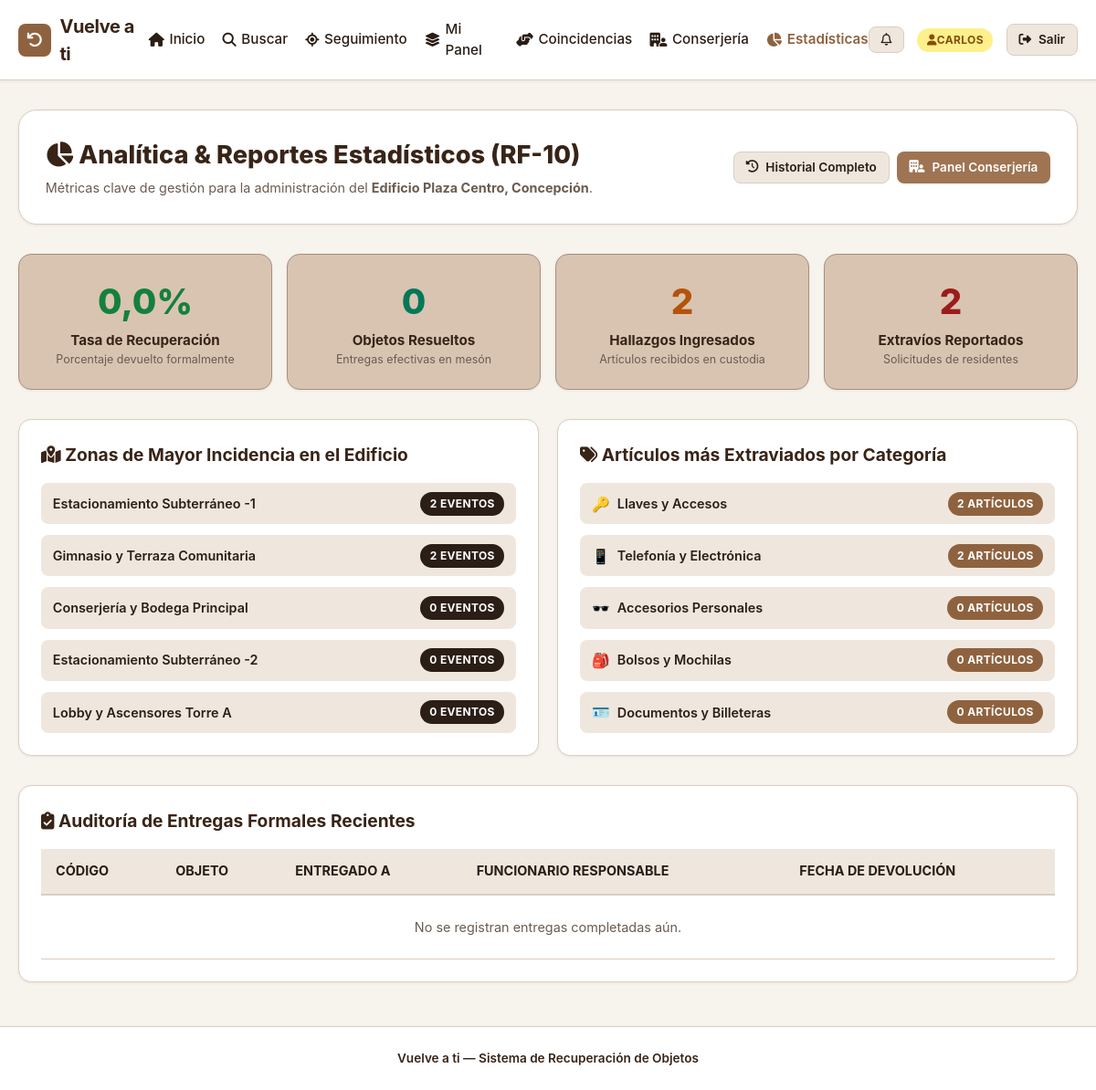
Page /metricas/ (signed in) on the committed database.
### recuperacion/models.py (models this page shows, shortened)
class Usuario(AbstractUser):
    ROL_CHOICES = [
        ('residente', 'Residente / Ciudadano'),
        ('conserje', 'Encargado de Recinto / Conserje'),
        ('admin', 'Administrador del Edificio'),
    ]
    rol = models.CharField(max_length=20, choices=ROL_CHOICES, default='residente')
    telefono = models.CharField(max_length=25, blank=True, null=True)
    departamento_torre = models.CharField(
        max_length=80,
        blank=True,
        null=True,
        help_text="Ejemplo: Torre A - Depto 502 / Oficina 301"
    )
    def es_conserje_o_admin(self):
        return self.rol in ['conserje', 'admin'] or self.is_superuser

class Recinto(models.Model):
    TIPO_CHOICES = [
        ('area_comun', 'Área Común / Tránsito'),
        ('punto_custodia', 'Punto de Custodia / Bodega / Conserjería'),
    ]
    nombre = models.CharField(max_length=120)
    tipo = models.CharField(max_length=20, choices=TIPO_CHOICES, default='area_comun')
    descripcion = models.TextField(blank=True)
    encargado = models.ForeignKey(
        Usuario,
        on_delete=models.SET_NULL,
        null=True,
        blank=True,
        related_name='recintos_a_cargo'
    )
    activo = models.BooleanField(default=True)
    class Meta:
        verbose_name = "Recinto o Ubicación"
        verbose_name_plural = "Recintos y Ubicaciones"
        ordering = ['nombre']

class CategoriaObjeto(models.Model):
    nombre = models.CharField(max_length=80, unique=True)
    icono = models.CharField(
        max_length=40,
        default='fa-box',
        help_text="Clase FontAwesome o emoji de representación (ej: 🔑, 📱, 🧥)"
    )
    descripcion = models.CharField(max_length=200, blank=True)
    class Meta:
        verbose_name = "Categoría de Objeto"
        verbose_name_plural = "Categorías de Objetos"
        ordering = ['nombre']

### recuperacion/views.py (the view)
# urls.py: path('metricas/', views.metricas_view, name='metricas'),
@login_required
def metricas_view(request):
    if not request.user.es_conserje_o_admin():
        messages.error(request, "Acceso exclusivo para administración.")
        return redirect('dashboard')
    total_perdidos = Objeto.objects.filter(tipo_registro='perdido').count()
    total_encontrados = Objeto.objects.filter(tipo_registro='encontrado').count()
    total_entregados = Objeto.objects.filter(estado='entregado').count()
    tasa_recuperacion = 0.0
    if total_encontrados > 0:
        tasa_recuperacion = round((total_entregados / total_encontrados) * 100, 1)
    categorias_top = CategoriaObjeto.objects.annotate(
        total_items=Count('objeto')
    ).order_by('-total_items')[:5]
    zonas_criticas = Recinto.objects.annotate(
        total_reportes=Count('objetos_registrados')
    ).order_by('-total_reportes')[:5]
    entregados_recientes = Objeto.objects.filter(
        estado='entregado'
    ).select_related('categoria', 'entregado_a', 'entregado_por').order_by('-fecha_entrega')[:10]
    return render(request, 'recuperacion/metricas.html', {
        'total_perdidos': total_perdidos,
        'total_encontrados': total_encontrados,
        'total_entregados': total_entregados,
        'tasa_recuperacion': tasa_recuperacion,
        'categorias_top': categorias_top,
        'zonas_criticas': zonas_criticas,
        'entregados_recientes': entregados_recientes,
    })

### templates/recuperacion/metricas.html (shortened to what this page needs)
{% extends 'base.html' %}
{% load static %}
{% block content %}
<div style="display: flex; flex-direction: column; gap: 2rem;">
  <div style="background-color: var(--color-surface); border: 1px solid var(--color-border); border-radius: var(--radius-lg); padding: 1.8rem; box-shadow: var(--shadow-sm); display: flex; justify-content: space-between; align-items: center; flex-wrap: wrap; gap: 1rem;">
    <div>
      <h1 style="font-size: 1.7rem; font-weight: 800; color: var(--color-primary-dark); margin-bottom: 0.25rem;">
        <i class="fa-solid fa-chart-pie"></i> Analítica & Reportes Estadísticos (RF-10)
      </h1>
      <p style="font-size: 0.9rem; color: var(--color-text-muted);">
        Métricas clave de gestión para la administración del <strong>Edificio Plaza Centro, Concepción</strong>.
      </p>
    </div>
    <div style="display: flex; gap: 0.5rem;">
      <a href="{% url 'historial_avanzado' %}" class="btn btn-secondary btn-sm">
        <i class="fa-solid fa-clock-rotate-left"></i> Historial Completo
      </a>
      <a href="{% url 'conserjeria_panel' %}" class="btn btn-primary btn-sm">
        <i class="fa-solid fa-building-user"></i> Panel Conserjería
      </a>
    </div>
  </div>
  <div class="grid-4">
    <div class="card card-beige" style="text-align: center; padding: 1.4rem;">
      <div style="font-size: 2.4rem; font-weight: 800; color: #15803D;">{{ tasa_recuperacion }}%</div>
      <div style="font-weight: 700; font-size: 0.95rem; margin-top: 0.2rem;">Tasa de Recuperación</div>
      <div style="font-size: 0.78rem; color: var(--color-text-muted);">Porcentaje devuelto formalmente</div>
    </div>
    <div class="card card-beige" style="text-align: center; padding: 1.4rem;">
      <div style="font-size: 2.4rem; font-weight: 800; color: #047857;">{{ total_entregados }}</div>
      <div style="font-weight: 700; font-size: 0.95rem; margin-top: 0.2rem;">Objetos Resueltos</div>
      <div style="font-size: 0.78rem; color: var(--color-text-muted);">Entregas efectivas en mesón</div>
    </div>
    <div class="card card-beige" style="text-align: center; padding: 1.4rem;">
      <div style="font-size: 2.4rem; font-weight: 800; color: #B45309;">{{ total_encontrados }}</div>
      <div style="font-weight: 700; font-size: 0.95rem; margin-top: 0.2rem;">Hallazgos Ingresados</div>
      <div style="font-size: 0.78rem; color: var(--color-text-muted);">Artículos recibidos en custodia</div>
    </div>
    <div class="card card-beige" style="text-align: center; padding: 1.4rem;">
      <div style="font-size: 2.4rem; font-weight: 800; color: #9B1C1C;">{{ total_perdidos }}</div>
      <div style="font-weight: 700; font-size: 0.95rem; margin-top: 0.2rem;">Extravíos Reportados</div>
      <div style="font-size: 0.78rem; color: var(--color-text-muted);">Solicitudes de residentes</div>
    </div>
  </div>
  <div class="grid-2">
    <div class="card" style="padding: 1.5rem;">
      <h3 style="font-size: 1.2rem; color: var(--color-primary-dark); font-weight: 700; margin-bottom: 1rem;">
        <i class="fa-solid fa-map-location-dot"></i> Zonas de Mayor Incidencia en el Edificio
      </h3>
      <div style="display: flex; flex-direction: column; gap: 0.75rem;">
        {% for zona in zonas_criticas %}
          <div style="display: flex; justify-content: space-between; align-items: center; padding: 0.6rem 0.8rem; background: var(--color-surface-soft); border-radius: var(--radius-sm);">
            <span style="font-weight: 600; font-size: 0.9rem; color: #2B1E16;">{{ zona.nombre }}</span>
            <span class="badge" style="background: #2B1E16; color: #FFF;">{{ zona.total_reportes }} eventos</span>
          </div>
        {% endfor %}
      </div>
    </div>
    <div class="card" style="padding: 1.5rem;">
      <h3 style="font-size: 1.2rem; color: var(--color-primary-dark); font-weight: 700; margin-bottom: 1rem;">
        <i class="fa-solid fa-tags"></i> Artículos más Extraviados por Categoría
      </h3>
      <div style="display: flex; flex-direction: column; gap: 0.75rem;">
        {% for cat in categorias_top %}
          <div style="display: flex; justify-content: space-between; align-items: center; padding: 0.6rem 0.8rem; background: var(--color-surface-soft); border-radius: var(--radius-sm);">
            <div style="display: flex; align-items: center; gap: 0.5rem;">
              <span>{{ cat.icono }}</span>
              <span style="font-weight: 600; font-size: 0.9rem; color: #2B1E16;">{{ cat.nombre }}</span>
            </div>
            <span class="badge" style="background: var(--color-primary); color: #FFF;">{{ cat.total_items }} artículos</span>
          </div>
        {% endfor %}
      </div>
    </div>
  </div>
  <div class="card" style="padding: 1.5rem;">
    <h3 style="font-size: 1.2rem; color: var(--color-primary-dark); font-weight: 700; margin-bottom: 1rem;">
      <i class="fa-solid fa-clipboard-check"></i> Auditoría de Entregas Formales Recientes
    </h3>
    <div class="table-responsive">
      <table class="table-custom">
        <thead>
          <tr>
            <th>CÓDIGO</th>
            <th>OBJETO</th>
            <th>ENTREGADO A</th>
            <th>FUNCIONARIO RESPONSABLE</th>
            <th>FECHA DE DEVOLUCIÓN</th>
          </tr>
        </thead>
        <tbody>
          {% for obj in entregados_recientes %}
            <tr>
              <td><span style="font-family: monospace; font-weight: 700;">{{ obj.codigo_seguimiento }}</span></td>
              <td><strong>{{ obj.subcategoria }}</strong></td>
              <td>{{ obj.entregado_a.get_full_name|default:obj.entregado_a.username }}</td>
              <td>{{ obj.entregado_por.get_full_name|default:obj.entregado_por.username }}</td>
              <td>{{ obj.fecha_entrega|date:"d/m/Y H:i" }}</td>
            </tr>
          {% empty %}
            <tr>
              <td colspan="5" style="text-align: center; color: var(--color-text-muted); padding: 1.5rem;">
                No se registran entregas completadas aún.
              </td>
            </tr>
          {% endfor %}
        </tbody>
      </table>
    </div>
  </div>
</div>
{% endblock %}

### templates/base.html (shortened to what this page needs)
{% load static %}
<!DOCTYPE html>
<html lang="es">
<head>
  <link rel="stylesheet" href="https://cdnjs.cloudflare.com/ajax/libs/font-awesome/6.4.0/css/all.min.css">
  <link rel="stylesheet" href="{% static 'css/styles.css' %}">
</head>
<body>
  <nav class="navbar">
    <div class="container nav-container">
      <a href="{% url 'home' %}" class="nav-brand">
        <div class="brand-icon">
          <i class="fa-solid fa-arrow-rotate-left"></i>
        </div>
        <span>Vuelve a ti</span>
      </a>
      <ul class="nav-links">
        <li>
          <a href="{% url 'home' %}" class="nav-link {% if request.resolver_match.url_name == 'home' %}active{% endif %}">
            <i class="fa-solid fa-house"></i> Inicio
          </a>
        </li>
        <li>
          <a href="{% url 'buscar_objetos' %}" class="nav-link {% if request.resolver_match.url_name == 'buscar_objetos' %}active{% endif %}">
            <i class="fa-solid fa-magnifying-glass"></i> Buscar
          </a>
        </li>
        <li>
          <a href="{% url 'consultar_seguimiento' %}" class="nav-link {% if request.resolver_match.url_name == 'consultar_seguimiento' %}active{% endif %}">
            <i class="fa-solid fa-location-crosshairs"></i> Seguimiento
          </a>
        </li>
        {% if user.is_authenticated %}
          <li>
            <a href="{% url 'dashboard' %}" class="nav-link {% if request.resolver_match.url_name == 'dashboard' %}active{% endif %}">
              <i class="fa-solid fa-layer-group"></i> Mi Panel
            </a>
          </li>
          <li>
            <a href="{% url 'coincidencias_lista' %}" class="nav-link {% if request.resolver_match.url_name == 'coincidencias_lista' %}active{% endif %}">
              <i class="fa-solid fa-handshake-angle"></i> Coincidencias
            </a>
          </li>
          {% if user.es_conserje_o_admin %}
            <li>
              <a href="{% url 'conserjeria_panel' %}" class="nav-link {% if request.resolver_match.url_name == 'conserjeria_panel' %}active{% endif %}">
                <i class="fa-solid fa-building-user"></i> Conserjería
              </a>
            </li>
            <li>
              <a href="{% url 'metricas' %}" class="nav-link {% if request.resolver_match.url_name == 'metricas' %}active{% endif %}">
                <i class="fa-solid fa-chart-pie"></i> Estadísticas
              </a>
            </li>
          {% endif %}
        {% endif %}
      </ul>
      <div style="display: flex; align-items: center; gap: 0.9rem;">
        {% if user.is_authenticated %}
          <div style="position: relative;" id="dropdown-notificaciones-container">
            <a href="{% url 'coincidencias_lista' %}" class="btn btn-secondary btn-sm" style="position: relative;" title="Notificaciones">
              <i class="fa-regular fa-bell"></i>
            </a>
          </div>
          <span class="badge {% if user.rol == 'admin' %}badge-perdido{% elif user.rol == 'conserje' %}badge-en_verificacion{% else %}badge-registrado{% endif %}">
            <i class="fa-solid fa-user me-1"></i> {{ user.first_name|default:user.username }}
          </span>
          <a href="{% url 'logout' %}" class="btn btn-secondary btn-sm" title="Cerrar sesión">
            <i class="fa-solid fa-right-from-bracket"></i> Salir
          </a>
        {% else %}
          <a href="{% url 'reportar_perdido' %}" class="btn btn-primary btn-sm" title="Reportar objeto sin cuenta">
            <i class="fa-solid fa-plus"></i> Reportar
          </a>
          <a href="{% url 'login' %}" class="btn btn-secondary btn-sm">Ingresar</a>
          <a href="{% url 'registro' %}" class="btn btn-secondary btn-sm">Registro</a>
        {% endif %}
      </div>
    </div>
  </nav>
  <main class="container" style="padding-top: 1rem; padding-bottom: 3rem; flex: 1;">
    {% block content %}{% endblock %}
  </main>
  <footer>
    <div class="container">
      <p style="font-weight: 600; color: var(--color-primary-dark); margin: 0;">
        Vuelve a ti — Sistema de Recuperación de Objetos
      </p>
    </div>
  </footer>
</body>
</html>

### rows in the picture
Usuario: first_name "CARLOS"
Recinto: nombre "Estacionamiento Subterráneo -1", total_reportes "2"
Recinto: nombre "Gimnasio y Terraza Comunitaria", total_reportes "2"
Recinto: nombre "Conserjería y Bodega Principal", total_reportes "0"
Recinto: nombre "Estacionamiento Subterráneo -2", total_reportes "0"
Recinto: nombre "Lobby y Ascensores Torre A", total_reportes "0"
CategoriaObjeto: icono "🔑", nombre "Llaves y Accesos", total_items "2"
CategoriaObjeto: icono "📱", nombre "Telefonía y Electrónica", total_items "2"
CategoriaObjeto: icono "🕶️", nombre "Accesorios Personales", total_items "0"
CategoriaObjeto: icono "🎒", nombre "Bolsos y Mochilas", total_items "0"
CategoriaObjeto: icono "🪪", nombre "Documentos y Billeteras", total_items "0"

### other values in the picture
{{ tasa_recuperacion }} "0,0"
{{ total_entregados }} "0"
{{ total_encontrados }} "2"
{{ total_perdidos }} "2"
